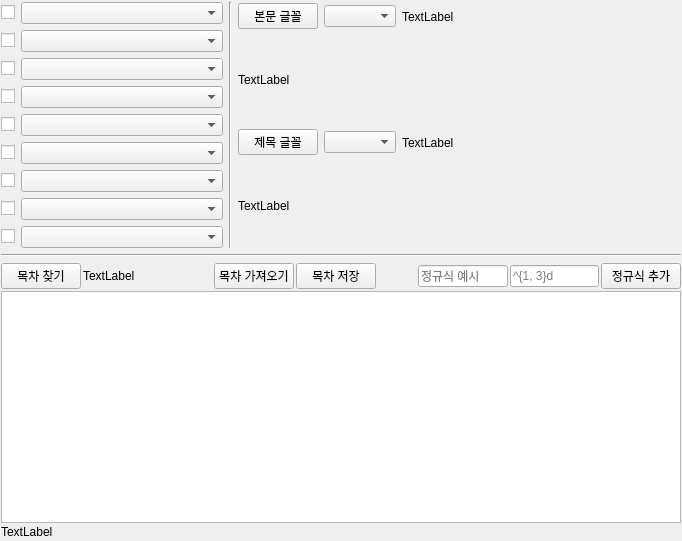
          <widget class="QWidget" name="tab_1">
           <property name="sizePolicy">
            <sizepolicy hsizetype="Expanding" vsizetype="Expanding">
             <horstretch>0</horstretch>
             <verstretch>0</verstretch>
            </sizepolicy>
           </property>
           <attribute name="title">
            <string>목차 및 글꼴</string>
           </attribute>
           <layout class="QVBoxLayout" name="verticalLayout_2">
            <property name="leftMargin">
             <number>1</number>
            </property>
            <property name="topMargin">
             <number>2</number>
            </property>
            <property name="rightMargin">
             <number>1</number>
            </property>
            <property name="bottomMargin">
             <number>2</number>
            </property>
            <item>
             <layout class="QVBoxLayout" name="verticalLayout_2010" stretch="1,0,2">
              <property name="spacing">
               <number>6</number>
              </property>
              <item>
               <layout class="QHBoxLayout" name="horizontalLayout_5" stretch="1,0,2">
                <item>
                 <layout class="QGridLayout" name="gridLayout" columnstretch="1,99">
                  <item row="1" column="0">
                   <widget class="QCheckBox" name="checkBox_RegEx1">
                    <property name="text">
                     <string/>
                    </property>
                   </widget>
                  </item>
                  <item row="5" column="1">
                   <widget class="QComboBox" name="comboBox_RegEx5"/>
                  </item>
                  <item row="7" column="1">
                   <widget class="QComboBox" name="comboBox_RegEx7"/>
                  </item>
                  <item row="2" column="0">
                   <widget class="QCheckBox" name="checkBox_RegEx2">
                    <property name="text">
                     <string/>
                    </property>
                   </widget>
                  </item>
                  <item row="6" column="1">
                   <widget class="QComboBox" name="comboBox_RegEx6"/>
                  </item>
                  <item row="9" column="0">
                   <widget class="QCheckBox" name="checkBox_RegEx9">
                    <property name="text">
                     <string/>
                    </property>
                   </widget>
                  </item>
                  <item row="2" column="1">
                   <widget class="QComboBox" name="comboBox_RegEx2"/>
                  </item>
                  <item row="8" column="1">
                   <widget class="QComboBox" name="comboBox_RegEx8"/>
                  </item>
                  <item row="1" column="1">
                   <widget class="QComboBox" name="comboBox_RegEx1"/>
                  </item>
                  <item row="9" column="1">
                   <widget class="QComboBox" name="comboBox_RegEx9"/>
                  </item>
                  <item row="7" column="0">
                   <widget class="QCheckBox" name="checkBox_RegEx7">
                    <property name="text">
                     <string/>
                    </property>
                   </widget>
                  </item>
                  <item row="3" column="0">
                   <widget class="QCheckBox" name="checkBox_RegEx3">
                    <property name="text">
                     <string/>
                    </property>
                   </widget>
                  </item>
                  <item row="4" column="0">
                   <widget class="QCheckBox" name="checkBox_RegEx4">
                    <property name="text">
                     <string/>
                    </property>
                   </widget>
                  </item>
                  <item row="8" column="0">
                   <widget class="QCheckBox" name="checkBox_RegEx8">
                    <property name="text">
                     <string/>
                    </property>
                   </widget>
                  </item>
                  <item row="6" column="0">
                   <widget class="QCheckBox" name="checkBox_RegEx6">
                    <property name="text">
                     <string/>
                    </property>
                   </widget>
                  </item>
                  <item row="5" column="0">
                   <widget class="QCheckBox" name="checkBox_RegEx5">
                    <property name="text">
                     <string/>
                    </property>
                   </widget>
                  </item>
                  <item row="3" column="1">
                   <widget class="QComboBox" name="comboBox_RegEx3"/>
                  </item>
                  <item row="4" column="1">
                   <widget class="QComboBox" name="comboBox_RegEx4"/>
                  </item>
                  <item row="10" column="1">
                   <spacer name="verticalSpacer">
                    <property name="orientation">
                     <enum>Qt::Vertical</enum>
                    </property>
                    <property name="sizeHint" stdset="0">
                     <size>
                      <width>20</width>
                      <height>40</height>
                     </size>
                    </property>
                   </spacer>
                  </item>
                 </layout>
                </item>
                <item>
                 <widget class="Line" name="line_5">
                  <property name="orientation">
                   <enum>Qt::Vertical</enum>
                  </property>
                 </widget>
                </item>
                <item>
                 <layout class="QVBoxLayout" name="verticalLayout_4" stretch="1,3,1,3">
                  <item>
                   <layout class="QHBoxLayout" name="horizontalLayout_6" stretch="1,1,4">
                    <item>
                     <widget class="QPushButton" name="pushButton_SelectBodyFont">
                      <property name="text">
                       <string>본문 글꼴</string>
                      </property>
                     </widget>
                    </item>
                    <item>
                     <widget class="QComboBox" name="comboBox_SelectBodyFont"/>
                    </item>
                    <item>
                     <widget class="QLabel" name="label_BodyFontPath">
                      <property name="text">
                       <string>TextLabel</string>
                      </property>
                     </widget>
                    </item>
                   </layout>
                  </item>
                  <item>
                   <widget class="QLabel" name="label_BodyFontExample">
                    <property name="text">
                     <string>TextLabel</string>
                    </property>
                   </widget>
                  </item>
                  <item>
                   <layout class="QHBoxLayout" name="horizontalLayout_7" stretch="1,1,4">
                    <item>
                     <widget class="QPushButton" name="pushButton_SelectChapterFont">
                      <property name="text">
                       <string>제목 글꼴</string>
                      </property>
                     </widget>
                    </item>
                    <item>
                     <widget class="QComboBox" name="comboBox_SelectChapterFont"/>
                    </item>
                    <item>
                     <widget class="QLabel" name="label_ChapterFontPath">
                      <property name="text">
                       <string>TextLabel</string>
                      </property>
                     </widget>
                    </item>
                   </layout>
                  </item>
                  <item>
                   <widget class="QLabel" name="label_ChapterFontExample">
                    <property name="text">
                     <string>TextLabel</string>
                    </property>
                   </widget>
                  </item>
                 </layout>
                </item>
               </layout>
              </item>
              <item>
               <widget class="Line" name="line_6">
                <property name="orientation">
                 <enum>Qt::Horizontal</enum>
                </property>
               </widget>
              </item>
              <item>
               <layout class="QVBoxLayout" name="verticalLayout_201020">
                <property name="spacing">
                 <number>2</number>
                </property>
                <item>
                 <layout class="QVBoxLayout" name="verticalLayout_7">
                  <item>
                   <layout class="QHBoxLayout" name="horizontalLayout_3" stretch="10,20,0,12,12,0,20,20,0">
                    <item>
                     <widget class="QPushButton" name="pushButton_FindChapterList">
                      <property name="text">
                       <string>목차 찾기</string>
                      </property>
                     </widget>
                    </item>
                    <item>
                     <widget class="QLabel" name="label_ChapterCount">
                      <property name="text">
                       <string>TextLabel</string>
                      </property>
                     </widget>
                    </item>
                    <item>
                     <spacer name="horizontalSpacer">
                      <property name="orientation">
                       <enum>Qt::Horizontal</enum>
                      </property>
                      <property name="sizeHint" stdset="0">
                       <size>
                        <width>40</width>
                        <height>20</height>
                       </size>
                      </property>
                     </spacer>
                    </item>
                    <item>
                     <widget class="QPushButton" name="pushButton_SelectChapterList">
                      <property name="text">
                       <string>목차 가져오기</string>
                      </property>
                     </widget>
                    </item>
                    <item>
                     <widget class="QPushButton" name="pushButton_SaveChapterList">
                      <property name="text">
                       <string>목차 저장</string>
                      </property>
                     </widget>
                    </item>
                    <item>
                     <spacer name="horizontalSpacer_5">
                      <property name="orientation">
                       <enum>Qt::Horizontal</enum>
                      </property>
                      <property name="sizeHint" stdset="0">
                       <size>
                        <width>40</width>
                        <height>20</height>
                       </size>
                      </property>
                     </spacer>
                    </item>
                    <item>
                     <widget class="QLineEdit" name="lineEdit_RegExExample">
                      <property name="placeholderText">
                       <string>정규식 예시</string>
                      </property>
                     </widget>
                    </item>
                    <item>
                     <widget class="QLineEdit" name="lineEdit_RegEx">
                      <property name="placeholderText">
                       <string>^{1, 3}d</string>
                      </property>
                     </widget>
                    </item>
                    <item>
                     <widget class="QPushButton" name="pushButton_AddChapterRegEx">
                      <property name="text">
                       <string>정규식 추가</string>
                      </property>
                     </widget>
                    </item>
                   </layout>
                  </item>
                 </layout>
                </item>
                <item>
                 <layout class="QVBoxLayout" name="verticalLayout">
                  <item>
                   <layout class="QHBoxLayout" name="horizontalLayout_4"/>
                  </item>
                  <item>
                   <widget class="QTableWidget" name="tableWidget_ChapterList"/>
                  </item>
                  <item>
                   <widget class="QLabel" name="label_ChapterList">
                    <property name="text">
                     <string>TextLabel</string>
                    </property>
                   </widget>
                  </item>
                 </layout>
                </item>
               </layout>
              </item>
             </layout>
            </item>
           </layout>
          </widget>
